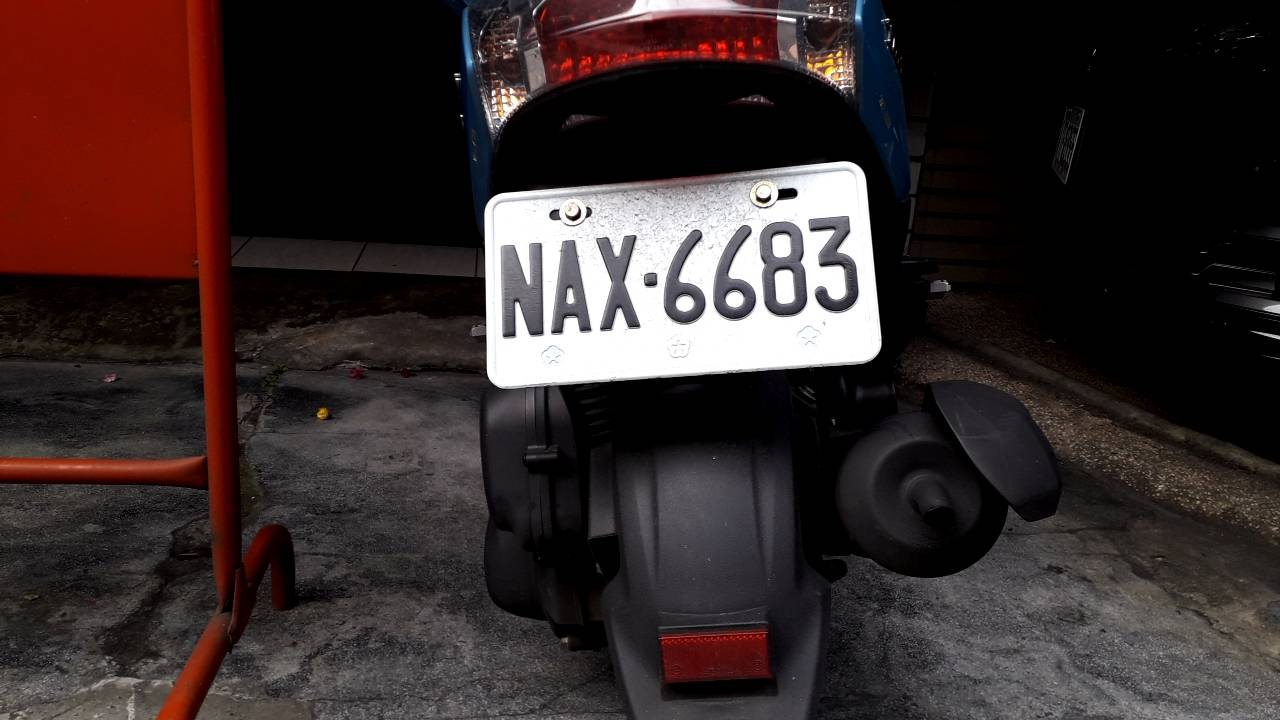
#> input picture src/images_ocr/1.jpg, 1280 x 720 px
$ python 27_ANPR.py
#> lines starting #> are read from the running program, lines starting #| are printed output that depends on the picture; after the words box and inside, x2 and y2 are one past the last pixel; in counts of white or black regions, pixels touching at a corner belong together
# 載入相關套件
import cv2
import imutils
import numpy as np
import matplotlib.pyplot as plt
import pytesseract
from PIL import Image

# 載入圖檔
image = cv2.imread('./images_ocr/1.jpg',cv2.IMREAD_COLOR)
#> image is the input picture: shape (720, 1280, 3); mean B, G, R 42.3, 42.8, 54.9

# 顯示圖檔
image_RGB = cv2.cvtColor(image, cv2.COLOR_BGR2RGB)
plt.imshow(image_RGB)
plt.axis('off')
plt.show()

# 萃取輪廓
gray = cv2.cvtColor(image, cv2.COLOR_BGR2GRAY) # 轉為灰階
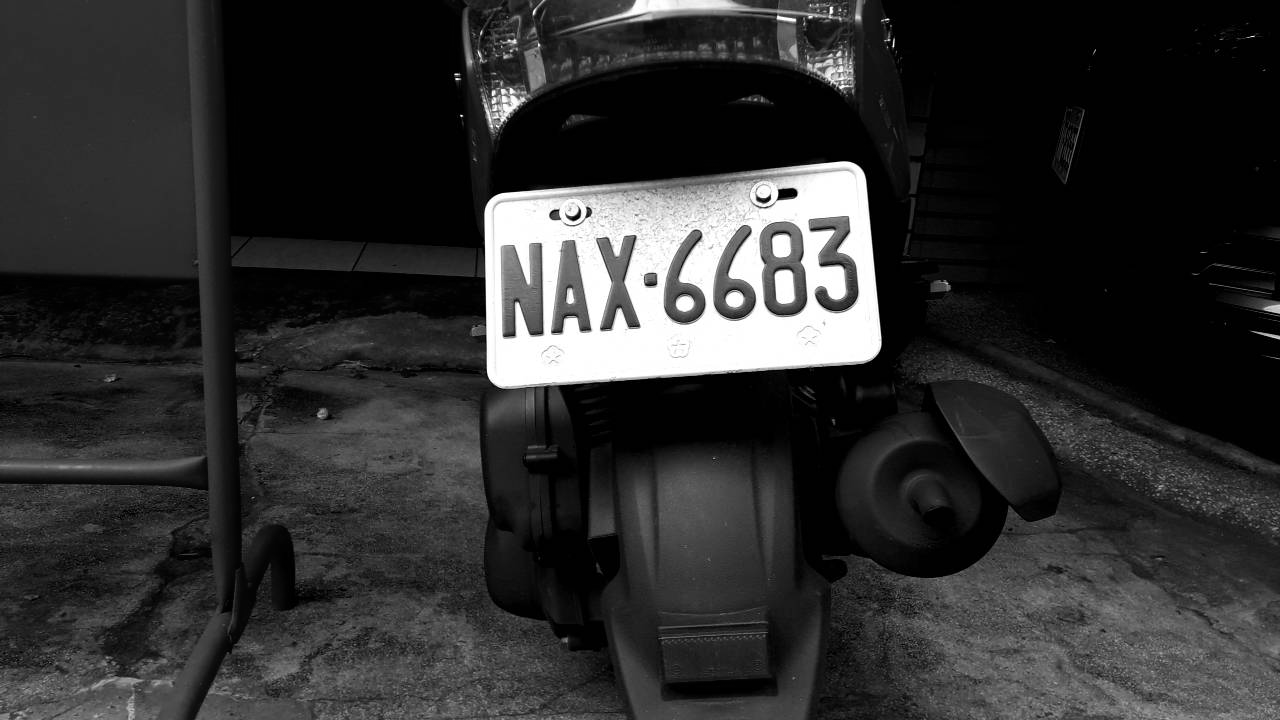
#> gray: shape (720, 1280); min 0, max 255, mean 46.4
gray = cv2.bilateralFilter(gray, 11, 17, 17)   # 模糊化，去除雜訊
edged = cv2.Canny(gray, 30, 200)               # 萃取輪廓
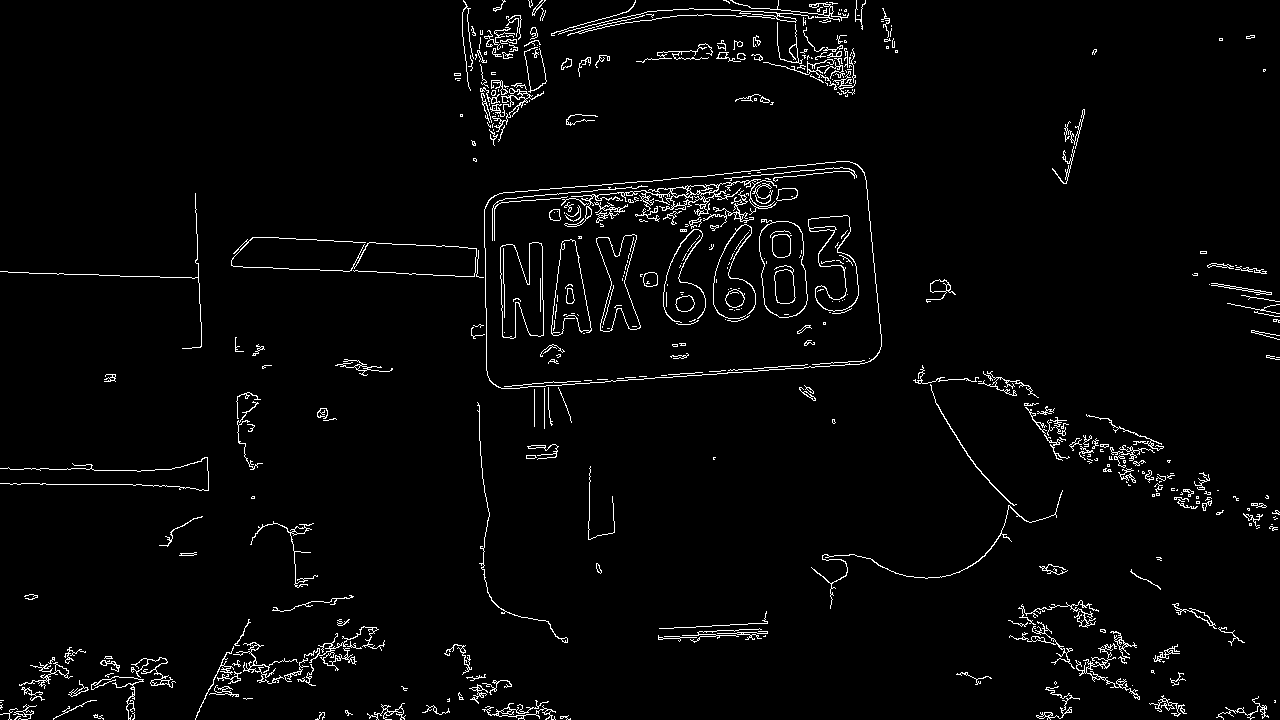
#> edged: shape (720, 1280); 2.9% white in thin lines or dots

# 顯示圖檔
plt.imshow(edged, cmap='gray')
plt.axis('off')
plt.show()

# 取得等高線區域，並排序，取前10個區域
cnts = cv2.findContours(edged.copy(), cv2.RETR_TREE, cv2.CHAIN_APPROX_SIMPLE)
#> cnts = 875 contours, 707 with area under 20; largest, box (x1, y1, x2, y2) and area: (484, 161, 882, 389) 76950, (484, 161, 882, 389) 76915, (759, 219, 808, 318) 3812, (759, 221, 808, 318) 3768, (500, 242, 544, 339) 3186
cnts = imutils.grab_contours(cnts)
cnts = sorted(cnts, key = cv2.contourArea, reverse = True)[:10]
#> cnts = 10 contours; largest, box (x1, y1, x2, y2) and area: (484, 161, 882, 389) 76950, (484, 161, 882, 389) 76915, (759, 219, 808, 318) 3812, (759, 221, 808, 318) 3768, (500, 242, 544, 339) 3186

cnts[0].shape

# 找第一個含四個點的等高線區域
screenCnt = None
for i, c in enumerate(cnts):
    # 計算等高線區域周長
    peri = cv2.arcLength(c, True)
    # 轉為近似多邊形
    approx = cv2.approxPolyDP(c, 0.018 * peri, True)
    # 等高線區域維度
    print(c.shape)

    # 找第一個含四個點的多邊形
    if len(approx) == 4:
        screenCnt = approx
        print(i)
        break
#> this loop made 1 pass
#> (peri, screenCnt) on pass 1: (1179.4, [[864, 172], [494, 195], [489, 380], [870, 361]])
#| (214, 1, 2)
#| 0

# 在原圖上繪製多邊形，框住車牌
if screenCnt is None:
    detected = 0
    print("No contour detected")
else:
    detected = 1

if detected == 1:
    cv2.drawContours(image, [screenCnt], -1, (0, 255, 0), 3)
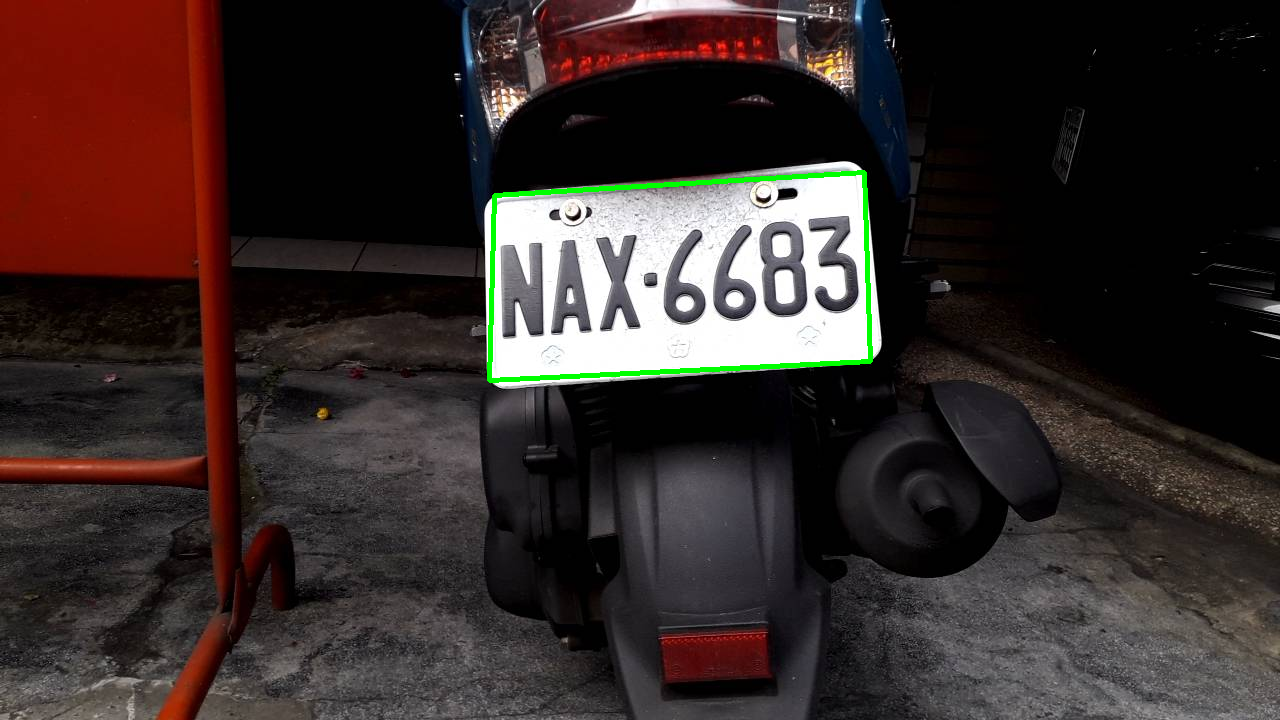
#> image: shape (720, 1280, 3); 0.61% of pixels changed, all inside (x1, y1, x2, y2) = (487, 170, 873, 383)
    print(f'車牌座標=\n{screenCnt}')
#| 車牌座標=
#| [[[864 172]]
#|  [[494 195]]
#|  [[489 380]]
#|  [[870 361]]]

# 去除車牌以外的圖像
mask = np.zeros(gray.shape,np.uint8)
new_image = cv2.drawContours(mask,[screenCnt],0,255,-1,)
#> new_image: shape (720, 1280); 7.7% white; 1 white region, box (x1, y1, x2, y2) and area: (489, 172, 871, 381) 70792
new_image = cv2.bitwise_and(image, image, mask=mask)
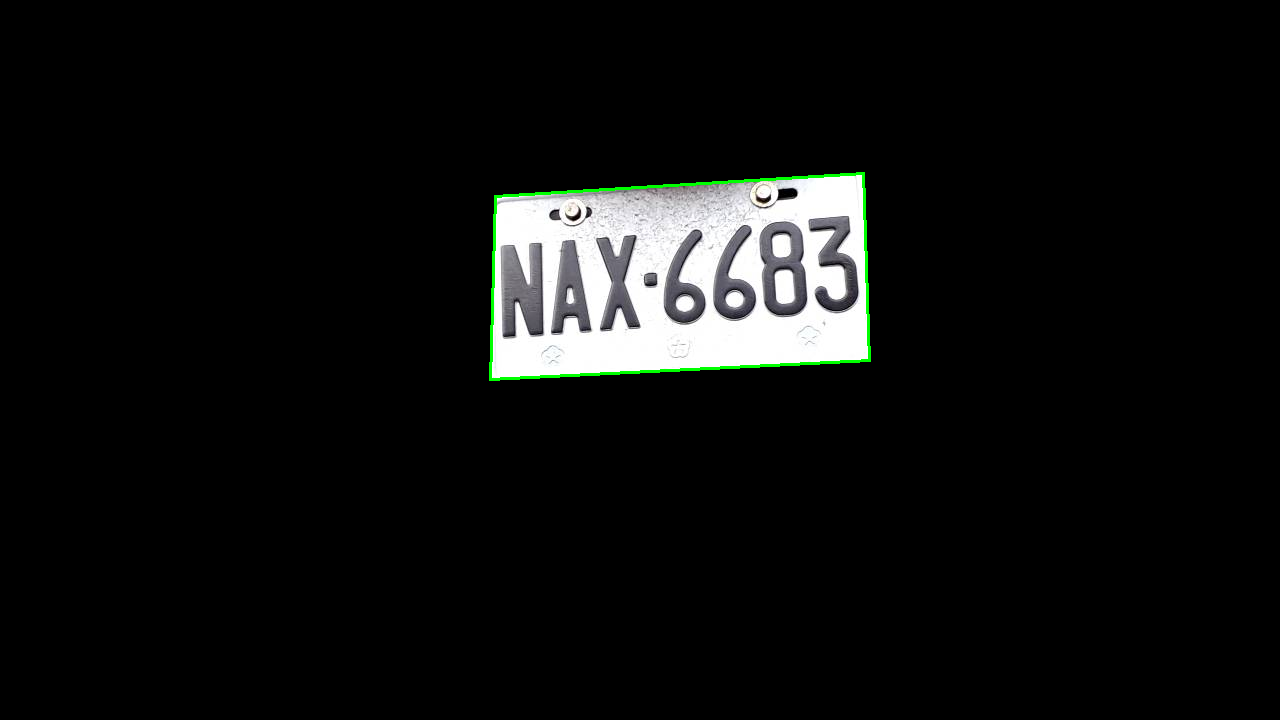
#> new_image: shape (720, 1280, 3); mean B, G, R 15.2, 15.9, 15.1

# 轉為浮點數
src_pts = np.array(screenCnt, dtype=np.float32)
#> src_pts = [[864, 172], [494, 195], [489, 380], [870, 361]]

# 找出車牌的上下左右的座標
left = min([x[0][0] for x in src_pts])
#> left = 489
right = max([x[0][0] for x in src_pts])
#> right = 870
top = min([x[0][1] for x in src_pts])
#> top = 172
bottom = max([x[0][1] for x in src_pts])
#> bottom = 380

# 計算車牌寬高
width = right - left
#> width = 381
height = bottom - top
#> height = 208
print(f'寬度={width}, 高度={height}')
#| 寬度=381.0, 高度=208.0

# 計算仿射(affine transformation)的目標區域座標，須與擷取的等高線區域座標順序相同
if src_pts[0][0][0] > src_pts[1][0][0] and src_pts[0][0][1] < src_pts[3][0][1]:
    print('起始點為右上角')
    dst_pts = np.array([[width, 0], [0, 0], [0, height], [width, height]], dtype=np.float32)
#> dst_pts = [[381, 0], [0, 0], [0, 208], [381, 208]]
elif src_pts[0][0][0] < src_pts[1][0][0] and src_pts[0][0][1] > src_pts[3][0][1]:
    print('起始點為左下角')
    dst_pts = np.array([[0, height], [width, height], [width, 0], [0, 0]], dtype=np.float32)
else:
    print('起始點為左上角')
    dst_pts = np.array([[0, 0], [0, height], [width, height], [width, 0]], dtype=np.float32)

# 仿射
M = cv2.getPerspectiveTransform(src_pts, dst_pts)
#> M = [[1.14, 0.0307, -566.8], [0.0774, 1.25, -281.1], [8.22e-05, 0.000173, 1]]
Cropped = cv2.warpPerspective(gray, M, (int(width), int(height)))
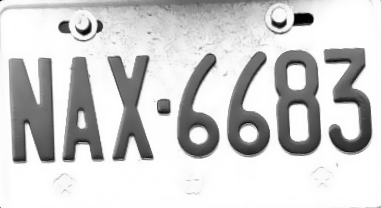
#> Cropped: shape (208, 381); min 2, max 255, mean 206.6

# 車牌號碼 OCR 辨識
#> (the run stopped early here; a loop or call above may not have finished)
